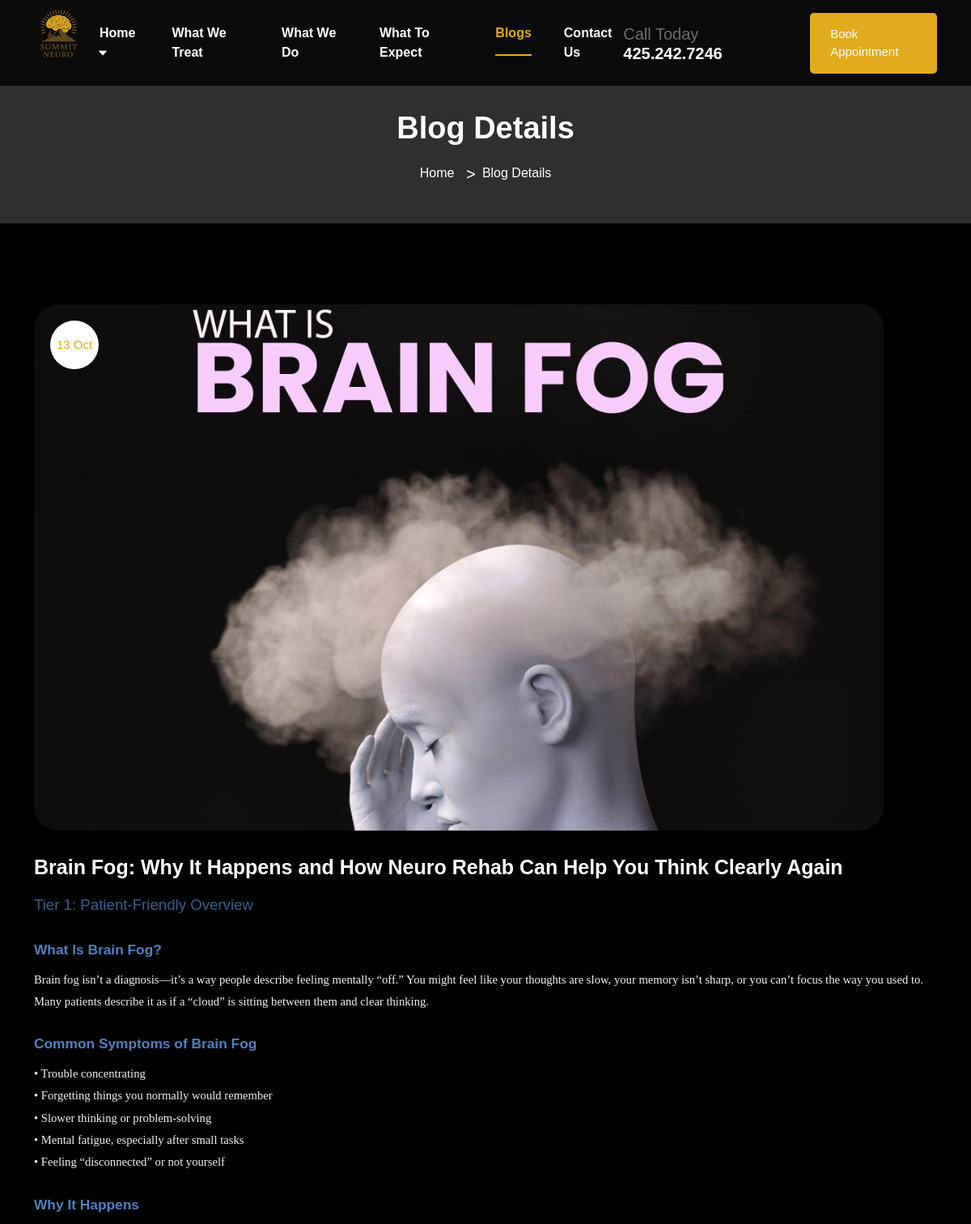
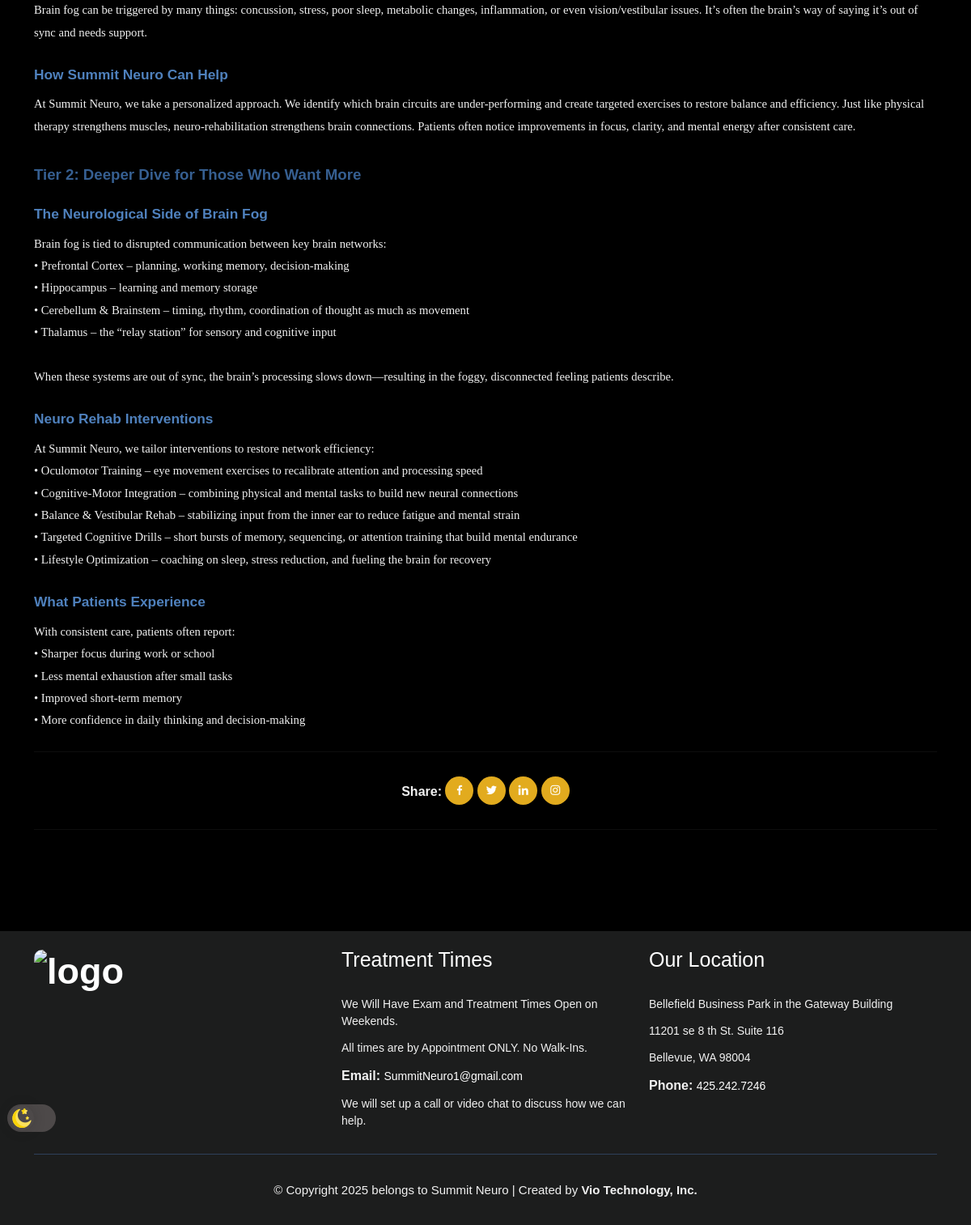
Page /blogs/brain-fog-why-it-happens-and-how-neuro-rehab-can-help-you-think-clearly-again/ on the committed database (2 pictures, top to bottom).
### core/models.py (models this page shows, shortened)
class Blog(models.Model):
    id = models.UUIDField(primary_key=True, default=uuid.uuid4, editable=False)
    title = models.CharField(max_length=255)
    slug = models.SlugField(max_length=255, unique=True, null=True, blank=True)
    owner = models.ForeignKey(
        settings.AUTH_USER_MODEL, related_name="blog", null=True, blank=True, on_delete=models.SET_NULL
    )
    image = models.ImageField(upload_to=user_directory_path, blank=True, null=True)
    description = RichTextUploadingField(null=True, blank=True)
    mini_description = models.TextField(default=None, null=True, blank=True)
    is_active = models.BooleanField(default=True)
    created_at = models.DateTimeField(auto_now_add=True, blank=True, null=True)
    updated_at = models.DateTimeField(auto_now=True, blank=True, null=True)

### core/views.py (the view)
# urls.py: path("blogs/<str:slug>/", views.blog_detail, name="blog-detail"),
def blog_detail(request, slug):
    blog = Blog.objects.filter(slug=slug, is_active=True).first()
    return render(request, "core/blog-detail.html", {"blog": blog})

### core/context_processor.py (called while the page is built)
def default(request):
    list_blogs = Blog.objects.filter(is_active=True).all()[:3]
    return {
        "blogs": list_blogs,
    }

### templates/core/blog-detail.html (shortened to what this page needs)
{% extends 'partials/base.html' %}
{% load static %}
{% load i18n %}
{% block content %}
<div class="page-banner-area">
    <div class="container">
        <div class="page-banner-content">
            <h2>Blog Details</h2>
            <ul class="pages-list">
                <li><a href="{% url 'core:index' %}">Home</a></li>
                <li>Blog Details</li>
            </ul>
        </div>
    </div>
</div>
<section class="blog-details-area ptb-100">
    <div class="container">
        <div class="row">
            <div class="col-lg-12 col-md-12">
                {% if blog %}
                <div class="blog-details-desc">
                    <div class="article-image">
                        {% if blog.image %}
                            <img src="{{ blog.image.url }}" alt="{{ blog.title }}">
                        {% endif %}
                        <div class="tag">{{ blog.created_at|date:"d M" }}</div>
                    </div>
                    <div class="article-content">
                        <h3>{{ blog.title }}</h3>
                        <p>{{ blog.description|safe }}</p>
                        <div class="article-tag">
                            <span>Share:</span>
                            <a href="https://www.facebook.com/" target="_blank"><i class='bx bxl-facebook'></i></a>
                            <a href="https://twitter.com/?lang=en" target="_blank"><i class='bx bxl-twitter'></i></a>
                            <a href="https://www.linkedin.com/" target="_blank"><i class='bx bxl-linkedin'></i></a>
                            <a href="https://www.instagram.com/" target="_blank"><i class='bx bxl-instagram'></i></a>
                        </div>
                    </div>
                </div>
                {% else %}
                <h3 class="text-center">Blog not found</h3>
                {% endif %}
            </div>
        </div>
    </div>
</section>
{% endblock content %}

### static/assets/css/dark.css (style rules this page uses)
.theme-dark body { background-color: #000000; color: #f1f1f1; }
.theme-dark p { color: #f1f1f1; }
.theme-dark a { color: #ffffff !important; }
.theme-dark .h1, .theme-dark .h2, .theme-dark .h3, .theme-dark .h4, .theme-dark .h5, .theme-dark .h6, .theme-dark h1, .theme-dark h2, .theme-dark h3, .theme-dark h4, .theme-dark h5, .theme-dark h6 { color: #ffffff !important; }
.theme-dark .page-banner-area { background-color: #302f2f; }
.theme-dark .blog-details-desc .article-tag { border-top: 1px solid #0e0e0e; border-bottom: 1px solid #0e0e0e; }

### rows in the picture
Blog: image (picture), created_at "13 Oct", title "Brain Fog: Why It Happens and How Neuro Rehab Can Help You Think Clearly Again", description "Tier 1: Patient-Friendly Overview What Is Brain Fog? Brain fog isn’t a diagnosis—it’s a way people describe feeling mentally “off.” You might feel like your thoughts are slow, your memory isn’t sharp, or you can’t focus the way you used to. Many patients describe it as if a “cloud” is sitting between them and clear thinking. Common Symptoms of Brain Fog • Trouble concentrating • Forgetting things you normally would remember • Slower thinking or problem-solving • Mental fatigue, especially after small tasks • Feeling “disconnected” or not yourself Why It Happens Brain fog can be triggered by many things: concussion, stress, poor sleep, metabolic changes, inflammation, or even…"
